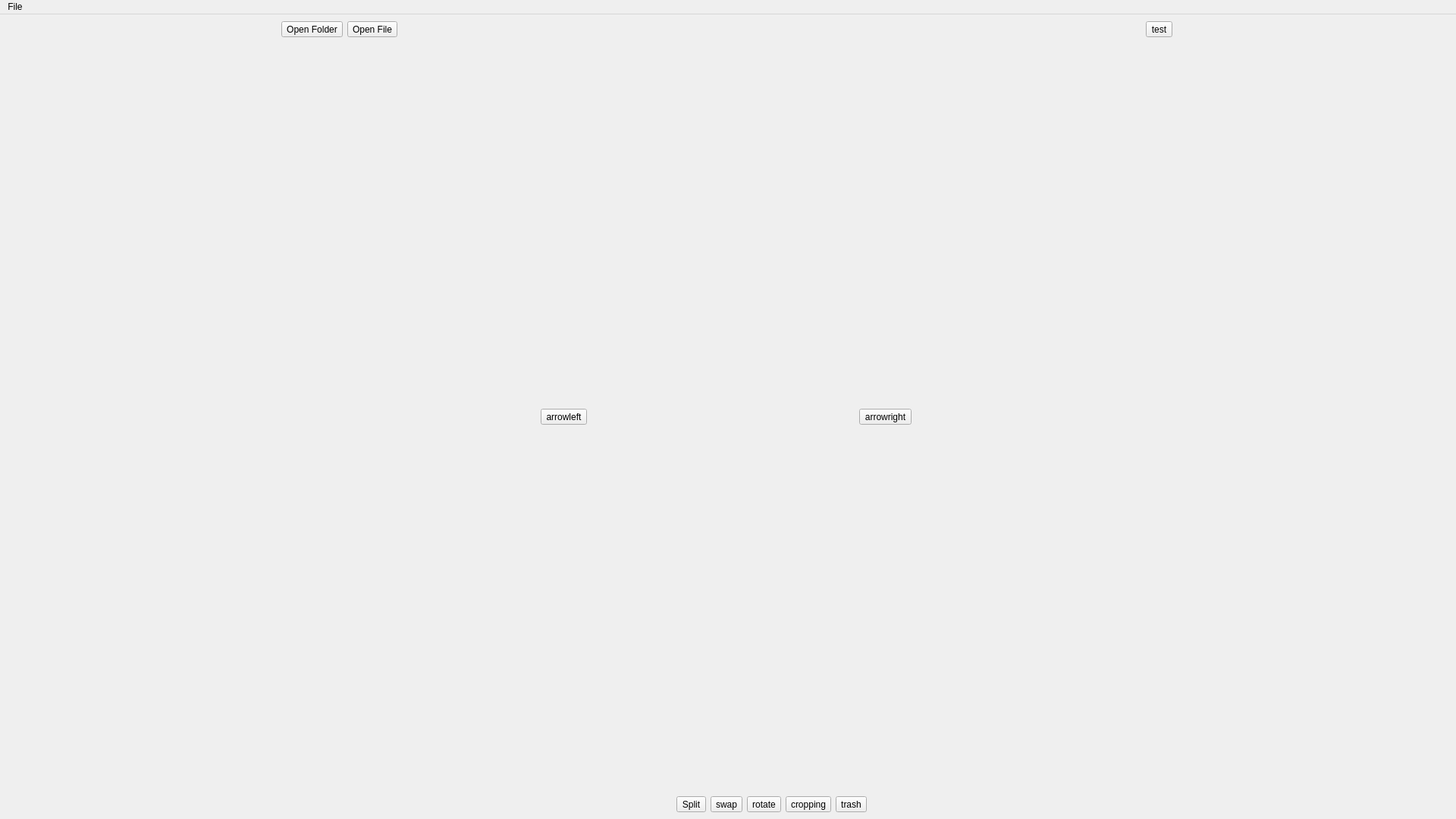
<?xml version="1.0" encoding="UTF-8"?>
<ui version="4.0">
 <class>MainWindow</class>
 <widget class="QMainWindow" name="MainWindow">
  <property name="geometry">
   <rect>
    <x>0</x>
    <y>0</y>
    <width>1920</width>
    <height>1080</height>
   </rect>
  </property>
  <property name="windowTitle">
   <string>MainWindow</string>
  </property>
  <widget class="QWidget" name="centralwidget">
   <layout class="QGridLayout" name="gridLayout_2">
    <item row="0" column="0">
     <layout class="QHBoxLayout" name="openFileLayout">
      <item>
       <widget class="QToolButton" name="openFolderButton">
        <property name="text">
         <string>Open Folder</string>
        </property>
        <property name="icon">
         <iconset>
          <normaloff>../PycharmProjects/PyPdfConverter/icons/folder.png</normaloff>../PycharmProjects/PyPdfConverter/icons/folder.png</iconset>
        </property>
        <property name="iconSize">
         <size>
          <width>50</width>
          <height>50</height>
         </size>
        </property>
       </widget>
      </item>
      <item>
       <widget class="QToolButton" name="openFileButton">
        <property name="enabled">
         <bool>true</bool>
        </property>
        <property name="text">
         <string>Open File</string>
        </property>
        <property name="icon">
         <iconset>
          <normaloff>../PycharmProjects/PyPdfConverter/icons/file.png</normaloff>../PycharmProjects/PyPdfConverter/icons/file.png</iconset>
        </property>
        <property name="iconSize">
         <size>
          <width>50</width>
          <height>50</height>
         </size>
        </property>
       </widget>
      </item>
     </layout>
    </item>
    <item row="0" column="2">
     <layout class="QVBoxLayout" name="testLayout">
      <item>
       <widget class="QToolButton" name="testButton">
        <property name="text">
         <string>test</string>
        </property>
        <property name="icon">
         <iconset>
          <normaloff>pdfTesting/testing.jpeg</normaloff>pdfTesting/testing.jpeg</iconset>
        </property>
        <property name="iconSize">
         <size>
          <width>50</width>
          <height>50</height>
         </size>
        </property>
       </widget>
      </item>
     </layout>
    </item>
    <item row="3" column="1">
     <layout class="QHBoxLayout" name="toolButtonLayout">
      <item>
       <widget class="QToolButton" name="splitButton">
        <property name="text">
         <string>Split</string>
        </property>
        <property name="icon">
         <iconset>
          <normaloff>../Documents/split.png</normaloff>../Documents/split.png</iconset>
        </property>
        <property name="iconSize">
         <size>
          <width>50</width>
          <height>50</height>
         </size>
        </property>
       </widget>
      </item>
      <item>
       <widget class="QToolButton" name="swapButton">
        <property name="text">
         <string>swap</string>
        </property>
        <property name="icon">
         <iconset>
          <normaloff>../PycharmProjects/PyPdfConverter/icons/swap.png</normaloff>../PycharmProjects/PyPdfConverter/icons/swap.png</iconset>
        </property>
        <property name="iconSize">
         <size>
          <width>50</width>
          <height>50</height>
         </size>
        </property>
       </widget>
      </item>
      <item>
       <widget class="QToolButton" name="rotateButton">
        <property name="text">
         <string>rotate</string>
        </property>
        <property name="icon">
         <iconset>
          <normaloff>../PycharmProjects/PyPdfConverter/icons/rotate.jpeg</normaloff>../PycharmProjects/PyPdfConverter/icons/rotate.jpeg</iconset>
        </property>
        <property name="iconSize">
         <size>
          <width>50</width>
          <height>50</height>
         </size>
        </property>
       </widget>
      </item>
      <item>
       <widget class="QToolButton" name="cropButton">
        <property name="text">
         <string>cropping</string>
        </property>
        <property name="icon">
         <iconset>
          <normaloff>pdfTesting/crop.png</normaloff>pdfTesting/crop.png</iconset>
        </property>
        <property name="iconSize">
         <size>
          <width>50</width>
          <height>50</height>
         </size>
        </property>
       </widget>
      </item>
      <item>
       <widget class="QToolButton" name="trashButton">
        <property name="text">
         <string>trash</string>
        </property>
        <property name="icon">
         <iconset>
          <normaloff>../PycharmProjects/PyPdfConverter/icons/trash.jpeg</normaloff>../PycharmProjects/PyPdfConverter/icons/trash.jpeg</iconset>
        </property>
        <property name="iconSize">
         <size>
          <width>50</width>
          <height>50</height>
         </size>
        </property>
       </widget>
      </item>
     </layout>
    </item>
    <item row="1" column="0" colspan="3">
     <widget class="QWidget" name="widgetLayout" native="true">
      <layout class="QHBoxLayout" name="picButtonLayout">
       <item>
        <widget class="QToolButton" name="leftButton">
         <property name="text">
          <string>arrowleft</string>
         </property>
         <property name="icon">
          <iconset>
           <normaloff>../Documents/arrowleft.png</normaloff>../Documents/arrowleft.png</iconset>
         </property>
         <property name="iconSize">
          <size>
           <width>50</width>
           <height>50</height>
          </size>
         </property>
        </widget>
       </item>
       <item>
        <layout class="QGridLayout" name="pushButtonGrid">
         <item row="0" column="0">
          <spacer name="verticalSpacer">
           <property name="orientation">
            <enum>Qt::Vertical</enum>
           </property>
           <property name="sizeHint" stdset="0">
            <size>
             <width>20</width>
             <height>40</height>
            </size>
           </property>
          </spacer>
         </item>
        </layout>
       </item>
       <item>
        <widget class="QToolButton" name="rightButton">
         <property name="text">
          <string>arrowright</string>
         </property>
         <property name="icon">
          <iconset>
           <normaloff>../Documents/arrowright.png</normaloff>../Documents/arrowright.png</iconset>
         </property>
         <property name="iconSize">
          <size>
           <width>50</width>
           <height>50</height>
          </size>
         </property>
        </widget>
       </item>
      </layout>
     </widget>
    </item>
   </layout>
  </widget>
  <widget class="QMenuBar" name="menuBar">
   <property name="geometry">
    <rect>
     <x>0</x>
     <y>0</y>
     <width>1920</width>
     <height>22</height>
    </rect>
   </property>
   <widget class="QMenu" name="menuFile">
    <property name="title">
     <string>File</string>
    </property>
    <addaction name="actionOpen_Folder"/>
    <addaction name="actionOpen_File"/>
   </widget>
   <addaction name="menuFile"/>
  </widget>
  <action name="actionOpen_Folder">
   <property name="text">
    <string>Open Folder</string>
   </property>
  </action>
  <action name="actionOpen_File">
   <property name="text">
    <string>Open File</string>
   </property>
  </action>
 </widget>
 <resources/>
 <connections/>
</ui>
